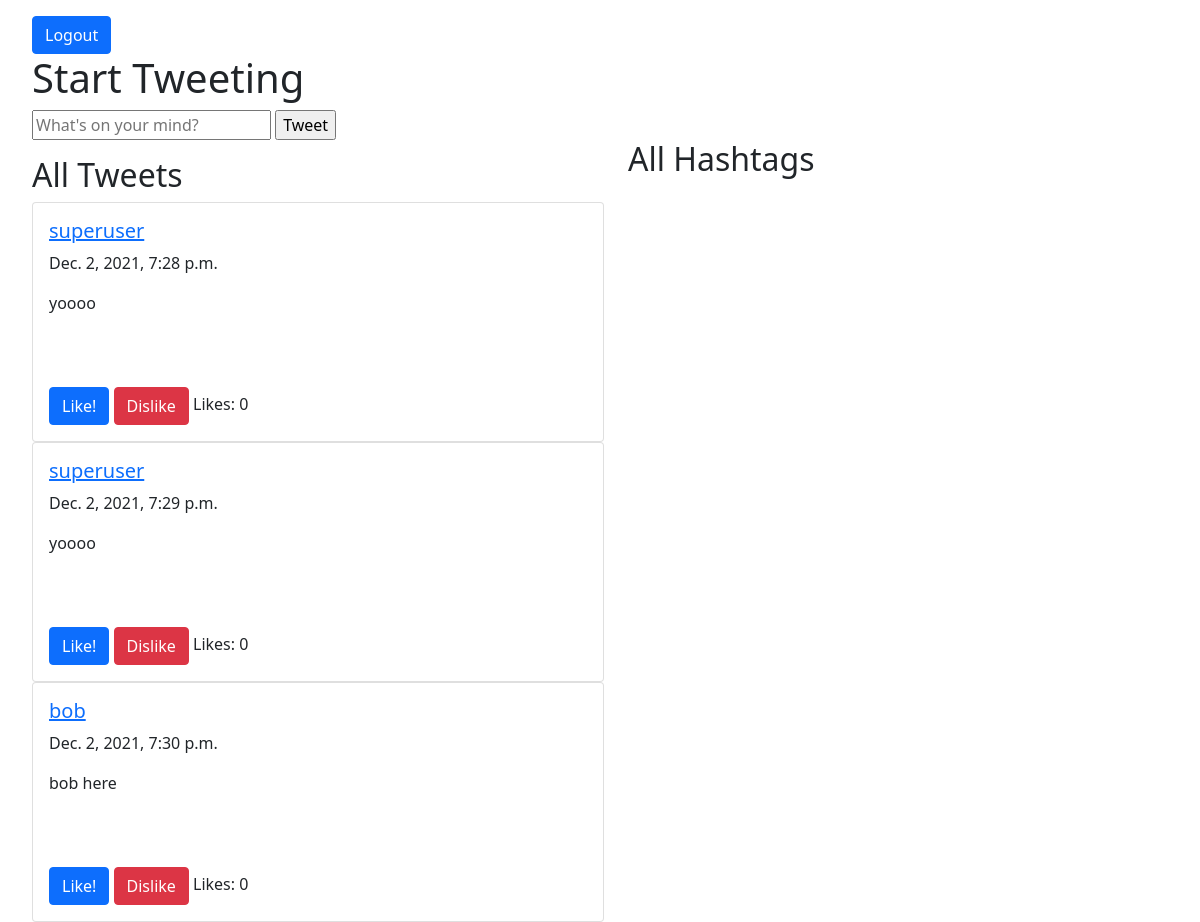
The page /home on the database its author committed.
### tweeterApp/models.py (models this page shows)
class Tweet(models.Model):
  body = models.TextField()
  timestamp = models.DateTimeField(auto_now = True)
  author = models.ForeignKey(User, on_delete = models.DO_NOTHING)
  likes = models.IntegerField(default = 0)

### tweeterApp/views.py (the view)
# urls.py: 2. Add a URL to urlpatterns:  path('', views.home, name='home')
def home(request):
  print('hey')
  if (request.method == 'POST'):
    print('REQ', request.POST)
    body = request.POST['body']
    Tweet.objects.create(body=body, author=request.user)
  print('PATCHHHH', request.method)
  tweets = Tweet.objects.all()
  print('tweets', tweets)
  return render(request, 'home.html', {"tweets": tweets, "user": request.user}) #want to pass in all the tweets, do we need to pass in the user?

### tweeterApp/templates/home.html (shortened to what this page needs)
<!doctype html>
<html lang="en">
  <head>
    <link href="https://cdn.jsdelivr.net/npm/bootstrap@5.1.3/dist/css/bootstrap.min.css" rel="stylesheet">
  </head>
  <body style="margin-left: 2rem; margin-top: 1rem">
    <div>
      <a class="btn btn-primary" href="logout">Logout</a>
      <h1>Start Tweeting</h1>
      <form method="POST" action="/home">
        <input name="body" placeholder="What's on your mind?" />
        <input type="submit" value="Tweet"/>
      </form>
    </div>
    <div class="row align-items-start">
      <div class="col-md-6">
        <h2 style="margin-top: 1rem">All Tweets</h2>
        {% for tweet in tweets %}
        <div class="col-md-12">
          <div class="card">
            <div class="card-body">
              <h5><a href="profile?id={{tweet.id}}">{{tweet.author}}</a></h5>
              <p>{{tweet.timestamp}}</p>
              {{tweet.body}}
              <br></br>
              <br></br>
              <a class="btn btn-primary btn-small" href='like?id={{tweet.id}}'>Like!</a>
              <a class="btn btn-danger btn-small" href='dislike?id={{tweet.id}}'>Dislike</a>
              Likes: {{tweet.likes}}
            </div>
          </div>
        </div>
        {% endfor %}
      </div>
      <div class="col">
        <h2>All Hashtags</h2>
      </div>
    </div>
  </body>
</html>

### rows shown on the page
Tweet: author "superuser", timestamp "Dec. 2, 2021, 7:28 p.m.", body "yoooo", likes "0"
Tweet: author "superuser", timestamp "Dec. 2, 2021, 7:29 p.m.", body "yoooo", likes "0"
Tweet: author "bob", timestamp "Dec. 2, 2021, 7:30 p.m.", body "bob here", likes "0"
